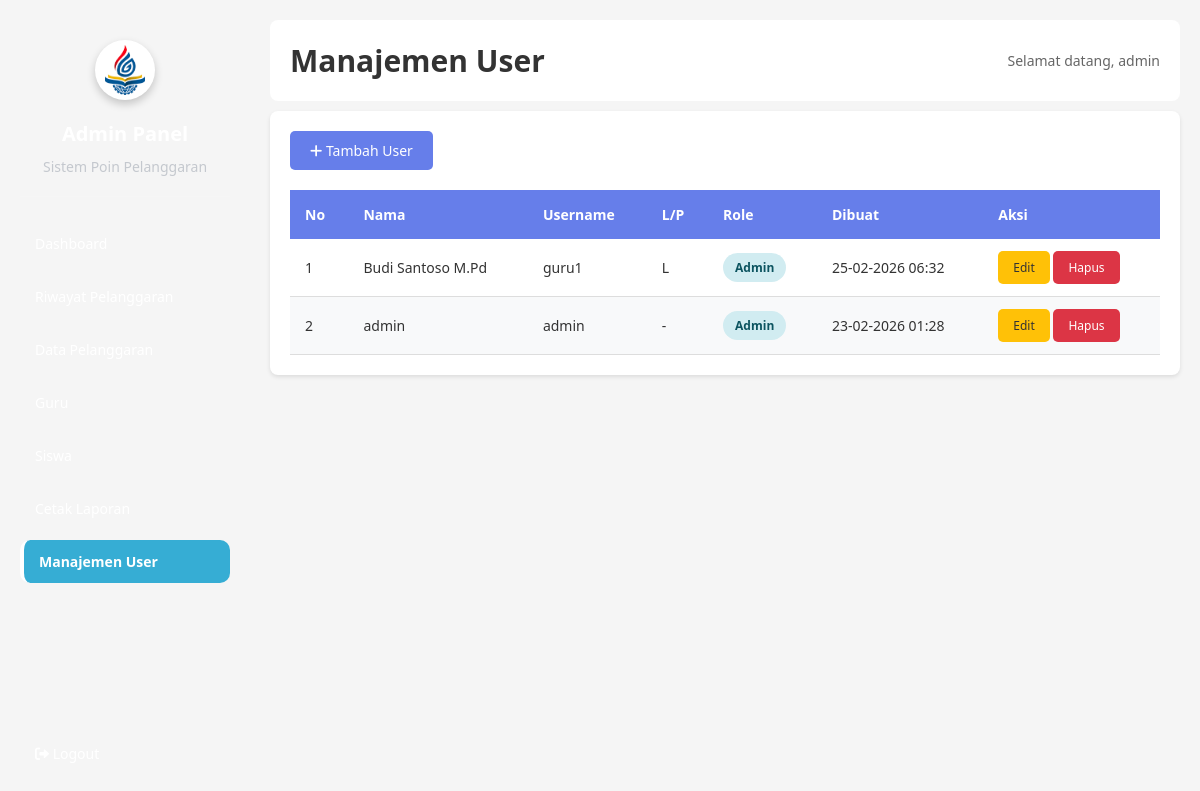
/waka_kesiswaan/users.php (signed in), run on an earlier commit of the app's database.
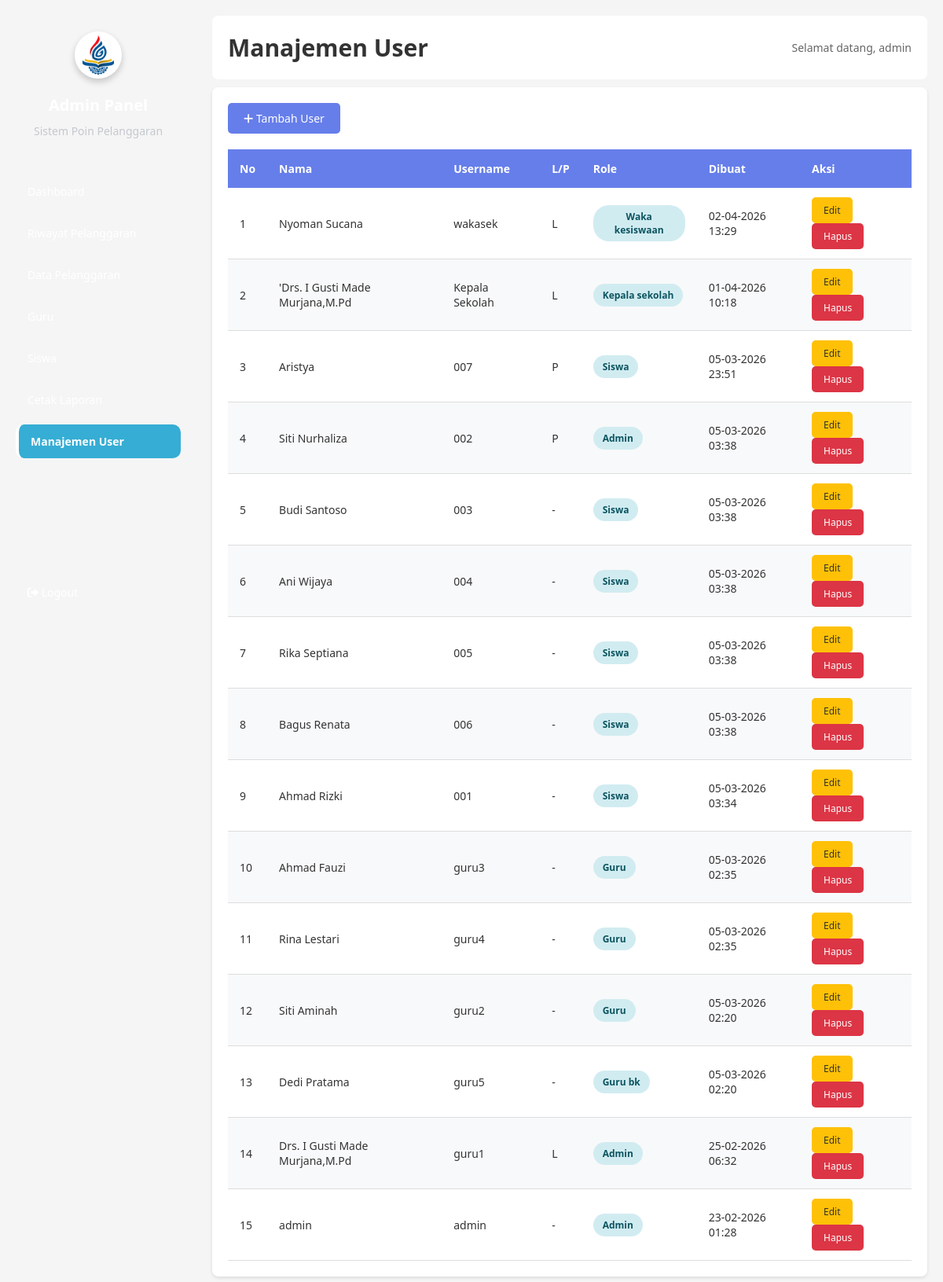
And on a later commit of the database.
### tables this page shows
CREATE TABLE `users` (
  `id` int(11) NOT NULL,
  `username` varchar(50) NOT NULL,
  `password` varchar(255) NOT NULL,
  `nama` varchar(100) DEFAULT NULL,
  `kode_guru` varchar(20) DEFAULT NULL,
  `jenis_kelamin` varchar(20) DEFAULT NULL,
  `email` varchar(100) DEFAULT NULL,
  `role` varchar(20) NOT NULL,
  `created_at` timestamp NOT NULL DEFAULT current_timestamp(),
  `updated_at` timestamp NULL DEFAULT NULL
);

### waka_kesiswaan/users.php (the view, shortened to what the changed rows need)
<?php
include "../login_app/database.php";
$action = isset($_GET['action']) ? $_GET['action'] : 'list';
$error = '';
$query = mysqli_query($conn, "SELECT * FROM users ORDER BY created_at DESC");
$data = [];
if ($query) {
    while ($row = mysqli_fetch_assoc($query)) {
        $data[] = $row;
    }
}
$edit_data = null;
?>
<!DOCTYPE html>
<html lang="en">
<head>
    <link href="https://cdnjs.cloudflare.com/ajax/libs/font-awesome/6.0.0/css/all.min.css" rel="stylesheet">
    <link rel="stylesheet" href="../login_app/asset/css/style-main.css">
</head>
<body>
    <div class="container">
        <div class="sidebar">
            <div class="sidebar-header" style="text-align: center; padding: 20px 0; border-bottom: 1px solid rgba(255,255,255,0.1); margin-bottom: 20px;">
                <h2 style="font-size: 20px; color: #fff; margin: 0; padding: 0;">Admin Panel</h2>
            </div>
        </div>
        <div class="main-content">
            <div class="header">
                <h1>Manajemen User</h1>
            </div>
            <div class="content">
                <?php if (($action == 'add' || $action == 'edit') && $_SESSION['role'] === 'admin'): ?>
                    <h2><?php echo $action == 'add' ? 'Tambah User Baru' : 'Edit Data User'; ?></h2>
                    <?php if (!empty($error)): ?>
                        <div class="alert alert-danger"><?php echo $error; ?></div>
                    <?php endif; ?>
                    <form method="POST" style="max-width: 500px;">
                        <input type="hidden" name="id" value="<?php echo $edit_data ? $edit_data['id'] : ''; ?>">
                        <div class="form-group">
                            <label>Username</label>
                            <input type="text" name="username" required value="<?php echo $edit_data ? htmlspecialchars($edit_data['username']) : ''; ?>" <?php echo $action == 'edit' ? 'readonly' : ''; ?> style="<?php echo $action == 'edit' ? 'background-color: #f0f0f0; cursor: not-allowed;' : ''; ?>">
                        </div>
                        <div class="form-group">
                            <label>Nama Lengkap</label>
                            <input type="text" name="nama" value="<?php echo $edit_data && isset($edit_data['nama']) ? htmlspecialchars($edit_data['nama']) : ''; ?>">
                        </div>
                        <div class="form-group">
                            <label>Kode Guru (Opsional)</label>
                            <input type="text" name="kode_guru" value="<?php echo $edit_data && isset($edit_data['kode_guru']) ? htmlspecialchars($edit_data['kode_guru']) : ''; ?>">
                        </div>
                        <div class="form-group">
                            <label>Jenis Kelamin</label>
                            <select name="jenis_kelamin">
                                <option value="">Pilih Jenis Kelamin</option>
                                <option value="Laki-laki" <?php echo $edit_data && isset($edit_data['jenis_kelamin']) && $edit_data['jenis_kelamin'] == 'Laki-laki' ? 'selected' : ''; ?>>Laki-laki</option>
                                <option value="Perempuan" <?php echo $edit_data && isset($edit_data['jenis_kelamin']) && $edit_data['jenis_kelamin'] == 'Perempuan' ? 'selected' : ''; ?>>Perempuan</option>
                            </select>
                        </div>
                        <div class="form-group">
                            <label>Email</label>
                            <input type="email" name="email" value="<?php echo $edit_data && isset($edit_data['email']) ? htmlspecialchars($edit_data['email']) : ''; ?>">
                        </div>
                        <?php if ($action == 'add'): ?>
                            <div class="form-group">
                                <label>Password</label>
                                <input type="password" name="password" required>
                            </div>
                        <?php endif; ?>
                        <div class="form-group">
                            <label>Role</label>
                            <select name="role" required>
                                <option value="admin" <?php echo $edit_data && $edit_data['role'] == 'admin' ? 'selected' : ''; ?>>Admin</option>
                                <option value="kepala_sekolah" <?php echo $edit_data && $edit_data['role'] == 'kepala_sekolah' ? 'selected' : ''; ?>>Kepala Sekolah</option>
                                <option value="waka_kesiswaan" <?php echo $edit_data && $edit_data['role'] == 'waka_kesiswaan' ? 'selected' : ''; ?>>Waka Kesiswaan</option>
                                <option value="guru" <?php echo $edit_data && $edit_data['role'] == 'guru' ? 'selected' : ''; ?>>Guru Mapel</option>
                                <option value="guru_bk" <?php echo $edit_data && $edit_data['role'] == 'guru_bk' ? 'selected' : ''; ?>>Guru BK</option>
                                <option value="siswa" <?php echo $edit_data && $edit_data['role'] == 'siswa' ? 'selected' : ''; ?>>Siswa</option>
                            </select>
                        </div>
                        <div style="display: flex; gap: 10px;">
                            <button type="submit" class="btn btn-primary">Simpan</button>
                            <a href="users.php" class="btn btn-secondary">Batal</a>
                        </div>
                    </form>
                <?php else: ?>
                    <?php if (count($data) > 0): ?>
                        <table>
                            <thead>
                                <tr>
                                    <th>No</th>
                                    <th>Nama</th>
                                    <th>Username</th>
                                    <th>L/P</th>
                                    <th>Role</th>
                                    <th>Dibuat</th>
                                    <?php if ($_SESSION['role'] !== 'waka_kesiswaan'): ?>
                                    <th>Aksi</th>
                                    <?php endif; ?>
                                </tr>
                            </thead>
                            <tbody>
                                <?php
                                $no = 1;
                                foreach ($data as $row):
                                ?>
                                    <tr>
                                        <td><?php echo $no++; ?></td>
                                        <td><?php echo isset($row['nama']) && $row['nama'] !== '' ? htmlspecialchars($row['nama']) : '-'; ?></td>
                                        <td><?php echo htmlspecialchars($row['username']); ?></td>
                                        <td><?php echo isset($row['jenis_kelamin']) && $row['jenis_kelamin'] == 'Laki-laki' ? 'L' : (isset($row['jenis_kelamin']) && $row['jenis_kelamin'] == 'Perempuan' ? 'P' : '-'); ?></td>
                                        <td><span class="badge badge-info"><?php echo ucfirst(str_replace('_', ' ', $row['role'])); ?></span></td>
                                        <td><?php echo date('d-m-Y H:i', strtotime($row['created_at'])); ?></td>
                                        <?php if ($_SESSION['role'] !== 'waka_kesiswaan'): ?>
                                        <td>
                                            <a href="users.php?action=edit&id=<?php echo $row['id']; ?>" class="btn btn-warning btn-small">Edit</a>
                                            <a href="users.php?action=delete&id=<?php echo $row['id']; ?>" class="btn btn-danger btn-small" onclick="return confirm('Yakin ingin menghapus?');">Hapus</a>
                                        </td>
                                        <?php endif; ?>
                                    </tr>
                                <?php endforeach; ?>
                            </tbody>
                        </table>
                    <?php else: ?>
                        <div class="empty-state">
                            <p>Tidak ada data user</p>
                        </div>
                    <?php endif; ?>
                <?php endif; ?>
            </div>
        </div>
    </div>
</body>
</html>

What changed in the data, as far as the page shows it:
added users: nama "Nyoman Sucana", username "wakasek", jenis_kelamin "L", role "Waka kesiswaan", created_at "02-04-2026 13:29"
added users: nama "'Drs. I Gusti Made Murjana,M.Pd", username "Kepala Sekolah", jenis_kelamin "L", role "Kepala sekolah", created_at "01-04-2026 10:18"
added users: nama "Aristya", username "007", jenis_kelamin "P", role "Siswa", created_at "05-03-2026 23:51"
added users: nama "Siti Nurhaliza", username "002", jenis_kelamin "P", role "Admin", created_at "05-03-2026 03:38"
added users: nama "Budi Santoso", username "003", role "Siswa", created_at "05-03-2026 03:38"
added users: nama "Ani Wijaya", username "004", role "Siswa", created_at "05-03-2026 03:38"
added users: nama "Rika Septiana", username "005", role "Siswa", created_at "05-03-2026 03:38"
added users: nama "Bagus Renata", username "006", role "Siswa", created_at "05-03-2026 03:38"
added users: nama "Ahmad Rizki", username "001", role "Siswa", created_at "05-03-2026 03:34"
added users: nama "Ahmad Fauzi", username "guru3", role "Guru", created_at "05-03-2026 02:35"
added users: nama "Rina Lestari", username "guru4", role "Guru", created_at "05-03-2026 02:35"
added users: nama "Siti Aminah", username "guru2", role "Guru", created_at "05-03-2026 02:20"
added users: nama "Dedi Pratama", username "guru5", role "Guru bk", created_at "05-03-2026 02:20"
changed users "guru1": nama "Budi Santoso M.Pd" → "Drs. I Gusti Made Murjana,M.Pd"
